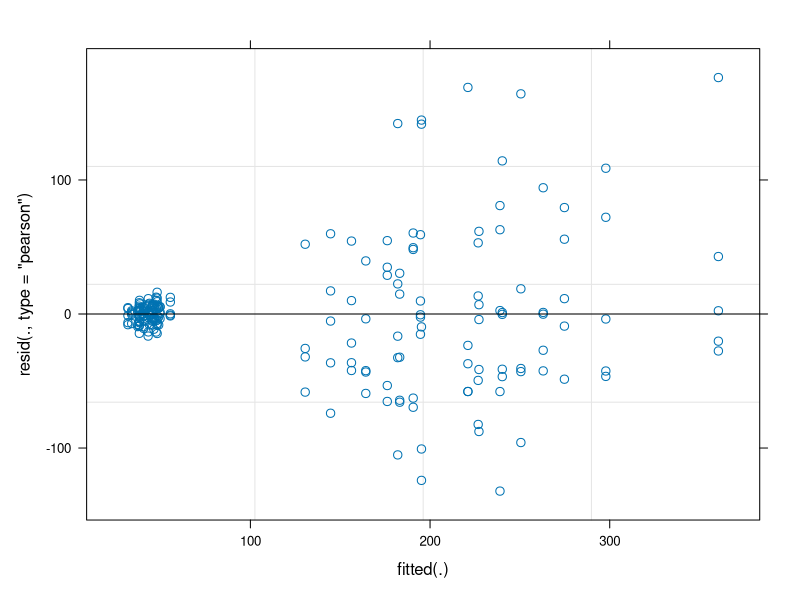
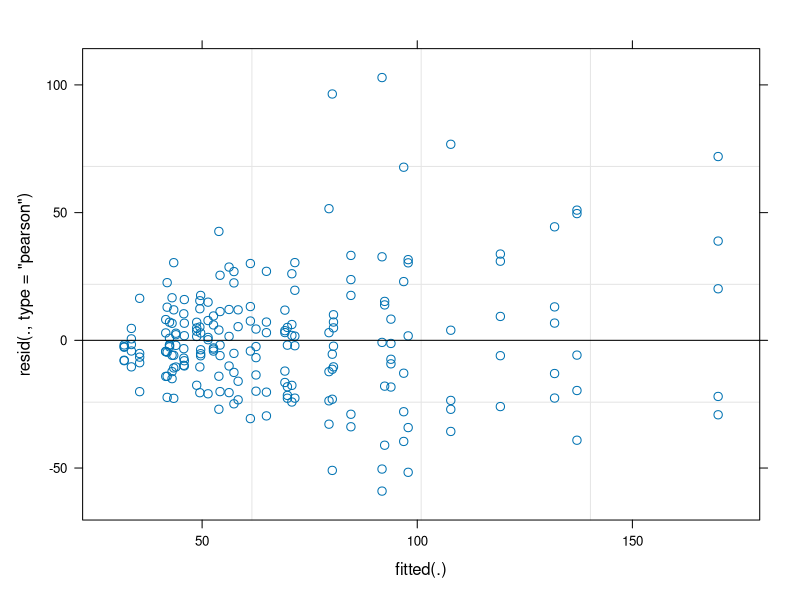
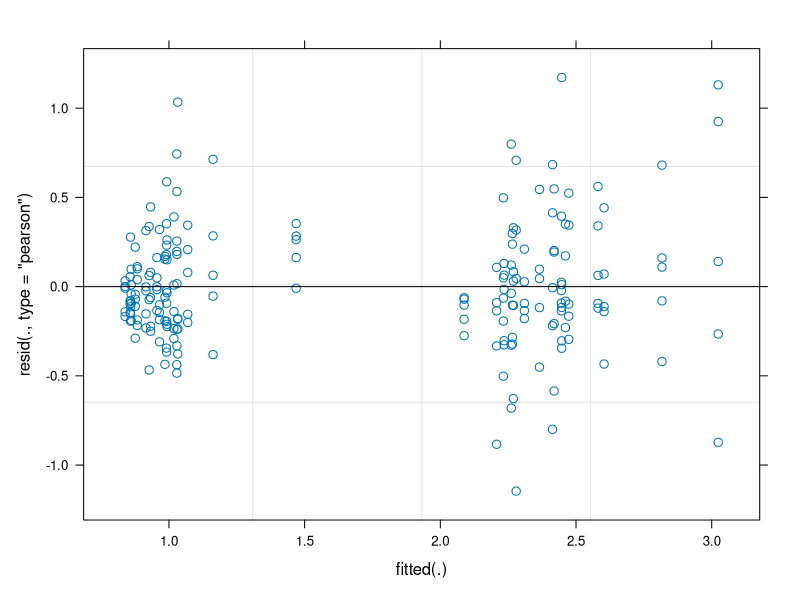
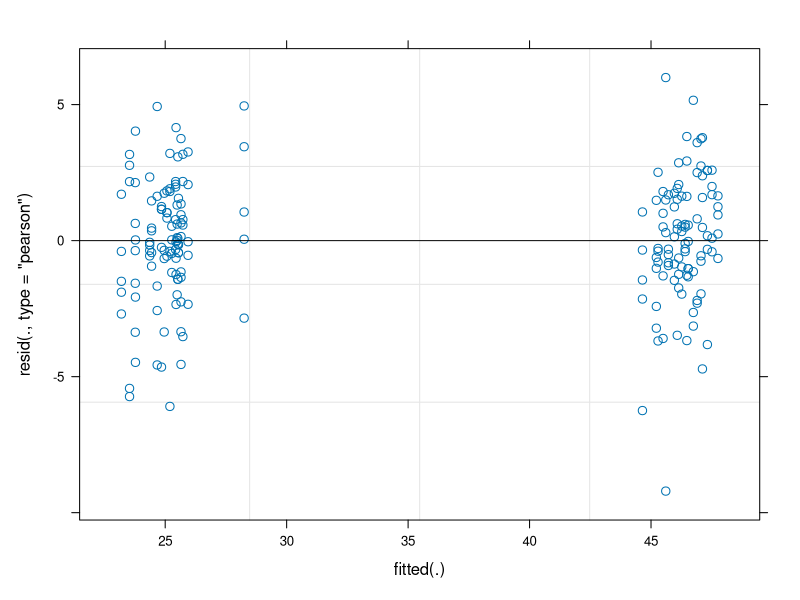
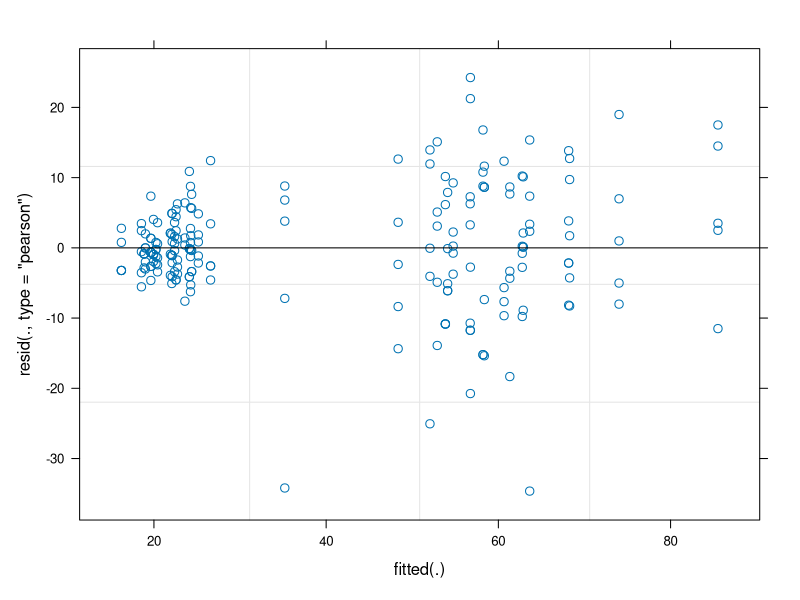
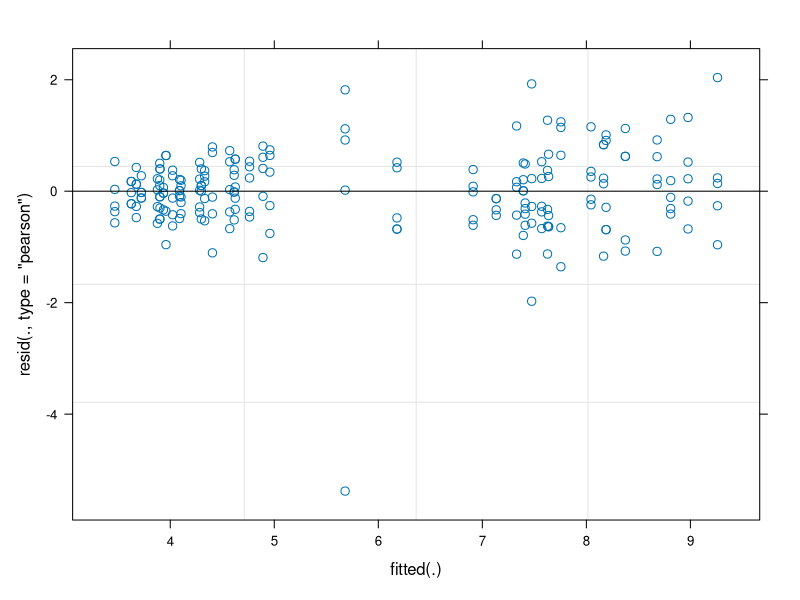
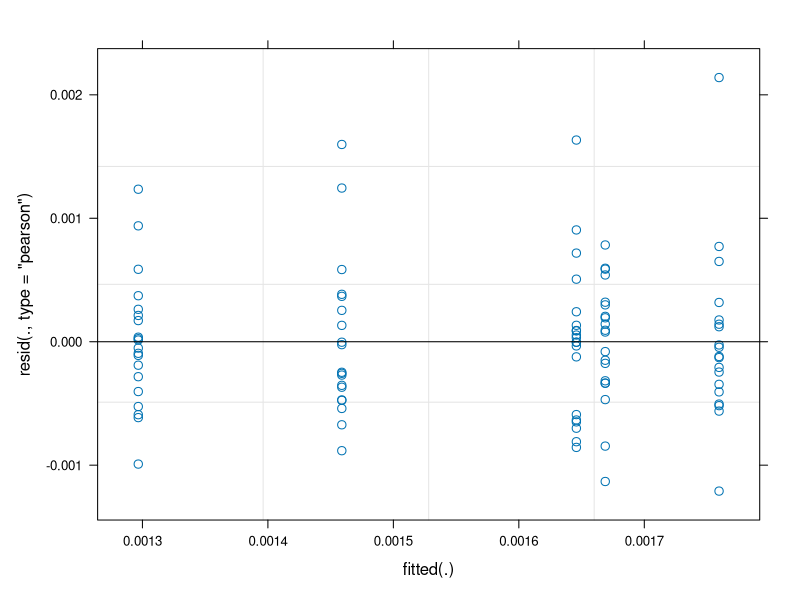
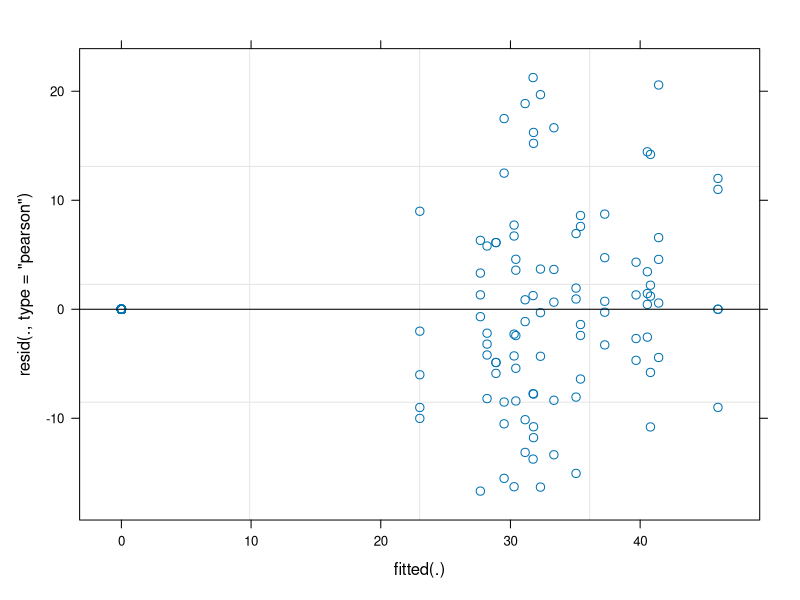

The R script that drew these images, in order: (Note: this script raises an error after producing the figures.)
## ---- chunk 1
# global options
knitr::opts_chunk$set(echo = TRUE)

# set working directory
setwd("~/Documents/Research/co-inoculation/coinoculation")

# load packages
library("tidyverse") # includes ggplot2, dplyr, readr, stringr
library("knitr") # produce the knitted doc
library("emmeans") # for posthoc data analysis
library("lme4") # linear mixed models
library("car") # ANOVA function for linear mixed models
library("gridExtra") # for arranging plots
library("cowplot")
## ---- chunk 2
tp_raw <- read_csv("all_data.csv")

# filter function to remove outliers
tp_all <- tp_raw %>% filter(!sample %in% c("InCtrl-2-r15", "733-17-r27", "717-6-r33")) %>% droplevels()
# create shoot:root ratio
tp_all$ratio <-tp_all$shoot_mass / tp_all$root_mass
#re-arrange order of treatments to make some figure look nicer
tp_all$treatment <- factor(tp_all$treatment, level = c("522", "702", "717", "733", "141", "522co141", "702co141", "717co141", "733co141", "InCtrl", "ExCtrl"))
# add in type col (to compare internal, external, and treated)
tp_all$type <- ifelse(tp_all$treatment == "InCtrl", "internal",
                    ifelse(tp_all$treatment == "ExCtrl", "external","treated"))
tp_all$type <- factor(tp_all$type, levels = c("internal","external","treated"))

#create column designating treatment group
tp_all$group <- ifelse(tp_all$treatment == "141", "Ensifer-only",
                       ifelse(tp_all$treatment == "522" , "single",
                              ifelse(tp_all$treatment == "702", "single",
                                     ifelse(tp_all$treatment == "717", "single",
                                            ifelse(tp_all$treatment == "733", "single",
                                                   ifelse(tp_all$treatment == "InCtrl", "control",
                                                          ifelse(tp_all$treatment == "ExCtrl", "control", "co-inoculated")))))))


tp_all_sum <- tp_all %>%
  group_by(type) %>%
  summarize(count = n(),
            # timepoint1 data
            # height
            mean_height1 = mean(height1, na.rm = TRUE), sd_height1 = sd(height1, na.rm = TRUE),
            SE_height1 = sd_height1/sqrt(count),
            # chlorophyll
            mean_chloro1 = mean(chloro1, na.rm = TRUE), sd_chloro1 = sd(chloro1, na.rm = TRUE),
            SE_chloro1 = sd_chloro1/sqrt(count),
            # leaf
            mean_leaf1 = mean(leaf1, na.rm = TRUE), sd_leaf1 = sd(leaf1, na.rm = TRUE),
            SE_leaf1 = sd_leaf1/sqrt(count),

            # timepoint2 data
            # height
            mean_height2 = mean(height2, na.rm = TRUE), sd_height2 = sd(height2, na.rm = TRUE),
            SE_height2 = sd_height2/sqrt(count),
            # chlorophyll
            mean_chloro2 = mean(chloro2, na.rm = TRUE), sd_chloro2 = sd(chloro2, na.rm = TRUE),
            SE_chloro2 = sd_chloro2/sqrt(count),
            # leaf
            mean_leaf2 = mean(leaf2, na.rm = TRUE), sd_leaf2 = sd(leaf2, na.rm = TRUE),
            SE_leaf2 = sd_leaf2/sqrt(count),

            # timepoint3 data
            # height
            mean_height3 = mean(height3, na.rm = TRUE), sd_height3 = sd(height3, na.rm = TRUE),
            SE_height3 = sd_height3/sqrt(count),
            # chlorophyll
            mean_chloro3 = mean(chloro3, na.rm = TRUE), sd_chloro3 = sd(chloro3, na.rm = TRUE),
            SE_chloro3 = sd_chloro3/sqrt(count),
            # leaf
            mean_leaf3 = mean(leaf3, na.rm = TRUE), sd_leaf3 = sd(leaf3, na.rm = TRUE),
            SE_leaf3 = sd_leaf3/sqrt(count),
            
            # timepoint4 data
            # height
            mean_height4 = mean(height4, na.rm = TRUE), sd_height4 = sd(height4, na.rm = TRUE),
            SE_height4 = sd_height4/sqrt(count),
            # chlorophyll
            mean_chloro4 = mean(chloro4, na.rm = TRUE), sd_chloro4 = sd(chloro4, na.rm = TRUE),
            SE_chloro4 = sd_chloro4/sqrt(count),
            # leaf
            mean_leaf4 = mean(leaf4, na.rm = TRUE), sd_leaf4 = sd(leaf4, na.rm = TRUE),
            SE_leaf4 = sd_leaf4/sqrt(count),
            
            # nodule dissection data
            # mean nodule mass per tube
            mean_nod_mass = mean(nod_mass, na.rm = TRUE),
            sd_nod_mass = sd(nod_mass, na.rm = TRUE),
            SE_nod_mass = sd_nod_mass/sqrt(count),
            # total nodules per tube
            mean_total_nod = mean(total_nod, na.rm = TRUE),
            sd_total_nod = sd(total_nod, na.rm = TRUE),
            SE_total_nod = sd_total_nod/sqrt(count),
            
            # biomass
            # mean shoot biomass (mg)
            mean_shoot_mass = mean(shoot_mass, na.rm = TRUE),
            sd_shoot_mass = sd(shoot_mass, na.rm = TRUE),
            SE_shoot_mass = sd_shoot_mass/sqrt(count),
            # mean root biomass (mg)
            mean_root_mass = mean(root_mass, na.rm = TRUE),
            sd_root_mass = sd(root_mass, na.rm = TRUE),
            SE_root_mass = sd_root_mass/sqrt(count),
            # ratio
            mean_ratio = mean(ratio, na.rm = TRUE),
            sd_ratio = sd(ratio, na.rm = TRUE),
            SE_ratio = sd_ratio/sqrt(count))
            # when adding more data, make sure to delete one of the ')' above in (count)) and add a comma

tp_all_long <- gather(tp_all, key = "trait", value = "measurement", height1:ratio)# use gather to stack the trait columns

tp_long_sum <- tp_all_long %>%
  group_by(type, trait) %>%
  summarize(count = n(),
            mean_trait = mean(measurement, na.rm = TRUE), sd_trait = sd(measurement, na.rm = TRUE),
            SE_trait = sd_trait/sqrt(count))
tp_long_sum$trait <- factor(tp_long_sum$trait, level = c("height1", "height2", "height3", "height4", "leaf1", "leaf2", "leaf3", "leaf4", "chloro1", "chloro2", "chloro3", "chloro4", "shoot_mass", "root_mass", "ratio", "nod_mass", "total_nod"))

# this includes controls
tp_long_sum_controlsplus <- tp_all_long %>%
  group_by(treatment, trait) %>%
  summarize(count = n(),
            mean_trait = mean(measurement, na.rm = TRUE), sd_trait = sd(measurement, na.rm = TRUE),
            SE_trait = sd_trait/sqrt(count))

tp_treated <- tp_all %>% # for ANOVA
  filter(type == "treated") %>%
  droplevels(.)

tp_treated_long <- gather(tp_treated, key = "trait", value = "measurement", height1:ratio)
tp_treated_long$trait <- factor(tp_treated_long$trait, level = c("height1", "height2", "height3", "height4", "leaf1", "leaf2", "leaf3", "leaf4", "chloro1", "chloro2", "chloro3", "chloro4", "shoot_mass", "root_mass", "ratio", "nod_mass", "total_nod"))

tp_treated_long_sum <- tp_treated_long %>%
  group_by(treatment, trait) %>%
  summarize(count = n(),
            mean_trait = mean(measurement, na.rm = TRUE), sd_trait = sd(measurement, na.rm = TRUE),
            SE_trait = sd_trait/sqrt(count))

#groups for chlorophyll through time
tp_treated_long_sum$chloro.time <- ifelse(tp_treated_long_sum$treatment == "141", "A", "B")
tp_treated_long_sum$timepoint <- ifelse(tp_treated_long_sum$trait == "height1", "1",
                    ifelse(tp_treated_long_sum$trait == "leaf1", "1",
                      ifelse(tp_treated_long_sum$trait == "chloro1", "1",
                        ifelse(tp_treated_long_sum$trait == "height2", "2",
                          ifelse(tp_treated_long_sum$trait == "leaf2", "2",
                            ifelse(tp_treated_long_sum$trait == "chloro2", "2",
                              ifelse(tp_treated_long_sum$trait == "height3", "3",
                                ifelse(tp_treated_long_sum$trait == "leaf3", "3",
                                  ifelse(tp_treated_long_sum$trait == "chloro3", "3", "4")))))))))

#groups for chlorophyll through time
tp_long_sum_controlsplus$chloro.time <- ifelse(tp_long_sum_controlsplus$treatment == "141", "A", "B")
tp_long_sum_controlsplus$timepoint <- ifelse(tp_long_sum_controlsplus$trait == "height1", "1",
                    ifelse(tp_long_sum_controlsplus$trait == "leaf1", "1",
                      ifelse(tp_long_sum_controlsplus$trait == "chloro1", "1",
                        ifelse(tp_long_sum_controlsplus$trait == "height2", "2",
                          ifelse(tp_long_sum_controlsplus$trait == "leaf2", "2",
                            ifelse(tp_long_sum_controlsplus$trait == "chloro2", "2",
                              ifelse(tp_long_sum_controlsplus$trait == "height3", "3",
                                ifelse(tp_long_sum_controlsplus$trait == "leaf3", "3",
                                  ifelse(tp_long_sum_controlsplus$trait == "chloro3", "3", "4")))))))))
## ---- chunk 3
lmm.all.shoot_mass <- lmer(shoot_mass ~ treatment + (1|rack), data = tp_all)
summary(lmm.all.shoot_mass)
(anova_lmm.all.shoot_mass <- Anova(lmm.all.shoot_mass, type = 2))
lmm.all.shoot_mass.emms <- emmeans(lmm.all.shoot_mass, pairwise ~ treatment)
lmm.all.shoot_mass.emms.sum <- summary(lmm.all.shoot_mass.emms, infer = c(TRUE,TRUE), adjust = "fdr")
write.csv(lmm.all.shoot_mass.emms.sum$contrasts, file= "./emmeans/emmeans_shoot_mass.csv")
plot(lmm.all.shoot_mass)

lmm.all.root_mass <- lmer(root_mass ~ treatment + (1|rack), data = tp_all)
summary(lmm.all.root_mass)
(anova_lmm.all.root_mass <- Anova(lmm.all.root_mass, type = 2))
lmm.all.root_mass.emms <- emmeans(lmm.all.root_mass, pairwise ~ treatment)
lmm.all.root_mass.emms.sum <- summary(lmm.all.root_mass.emms, infer = c(TRUE,TRUE), adjust = "fdr")
write.csv(lmm.all.root_mass.emms.sum$contrasts, file= "./emmeans/emmeans_root_mass.csv")
plot(lmm.all.root_mass)

lmm.all.ratio <- lmer(ratio ~ treatment + (1|rack), data = tp_all)
summary(lmm.all.ratio)
(anova_lmm.all.ratio <- Anova(lmm.all.ratio, type = 2))
lmm.all.ratio.emms <- emmeans(lmm.all.ratio, pairwise ~ treatment)
lmm.all.ratio.emms.sum <- summary(lmm.all.ratio.emms, infer = c(TRUE,TRUE), adjust = "fdr")
write.csv(lmm.all.ratio.emms.sum$contrasts, file= "./emmeans/emmeans_ratio.csv")
plot(lmm.all.ratio)

lmm.all.chloro4 <- lmer(chloro4 ~ treatment + (1|rack), data = tp_all)
summary(lmm.all.chloro4)
(anova_lmm.all.chloro4 <- Anova(lmm.all.chloro4, type = 2))
lmm.all.chloro4.emms <- emmeans(lmm.all.chloro4, pairwise ~ treatment)
lmm.all.chloro4.emms.sum <- summary(lmm.all.chloro4.emms, infer = c(TRUE,TRUE), adjust = "fdr")
write.csv(lmm.all.chloro4.emms.sum$contrasts, file= "./emmeans/emmeans_chloro4.csv")
plot(lmm.all.chloro4)

lmm.all.leaf4 <- lmer(leaf4 ~ treatment + (1|rack), data = tp_all)
summary(lmm.all.leaf4)
(anova_lmm.all.leaf4 <- Anova(lmm.all.leaf4, type = 2))
lmm.all.leaf4.emms <- emmeans(lmm.all.leaf4, pairwise ~ treatment)
lmm.all.leaf4.emms.sum <- summary(lmm.all.leaf4.emms, infer = c(TRUE,TRUE), adjust = "fdr")
write.csv(lmm.all.leaf4.emms.sum$contrasts, file= "./emmeans/emmeans_leaf4.csv")
plot(lmm.all.leaf4)

lmm.all.height4 <- lmer(height4 ~ treatment + (1|rack), data = tp_all)
summary(lmm.all.height4)
(anova_lmm.all.height4 <- Anova(lmm.all.height4, type = 2))
lmm.all.height4.emms <- emmeans(lmm.all.height4, pairwise ~ treatment)
lmm.all.height4.emms.sum <- summary(lmm.all.height4.emms, infer = c(TRUE,TRUE), adjust = "fdr")
write.csv(lmm.all.height4.emms.sum$contrasts, file= "./emmeans/emmeans_height4.csv")
plot(lmm.all.height4)

lmm.all.nod_mass <- lmer(nod_mass ~ treatment + (1|rack), data = tp_all)
summary(lmm.all.nod_mass)
(anova_lmm.all.nod_mass <- Anova(lmm.all.nod_mass, type = 2))
lmm.all.nod_mass.emms <- emmeans(lmm.all.nod_mass, pairwise ~ treatment)
lmm.all.nod_mass.emms.sum <- summary(lmm.all.nod_mass.emms, infer = c(TRUE,TRUE), adjust = "fdr")
write.csv(lmm.all.nod_mass.emms.sum$contrasts, file= "./emmeans/emmeans_nod_mass.csv")
plot(lmm.all.nod_mass)

lmm.all.total_nod <- lmer(total_nod ~ treatment + (1|rack), data = tp_all)
summary(lmm.all.total_nod)
(anova_lmm.all.total_nod <- Anova(lmm.all.total_nod, type = 2))
lmm.all.total_nod.emms <- emmeans(lmm.all.total_nod, pairwise ~ treatment)
lmm.all.total_nod.emms.sum <- summary(lmm.all.total_nod.emms, infer = c(TRUE,TRUE), adjust = "fdr")
write.csv(lmm.all.total_nod.emms.sum$contrasts, file= "./emmeans/emmeans_total_nod.csv")
plot(lmm.all.total_nod)
## ---- chunk 4
emmeans_all <- read.csv("./emmeans/emmeans_all.csv")
emmeans_all$significance <- ifelse(emmeans_all$p.value <= 0.05 & emmeans_all$p.value >= 0.01, "*",
                           ifelse(emmeans_all$p.value < 0.01 & emmeans_all$p.value >= 0.01, "**",
                                  ifelse(emmeans_all$p.value < 0.001 & emmeans_all$p.value >= 0.001, "**",
                                         ifelse(emmeans_all$p.value < 0.001 & emmeans_all$p.value >= 0.0001, "***",
                                                ifelse(emmeans_all$p.value < 0.0001, "****", "ns")))))
write.csv(emmeans_all, file="./emmeans/emmeans_all.csv")

p.plot <- ggplot(emmeans_all, aes(x=significance, y=trait, group=contrast, color=contrast)) +
  geom_point(size=1, position = position_dodge(1)) +
  geom_line(position = position_dodge(1)) +
  xlab("trait") +
  ylab("significance") +
  theme_bw()
  
## ---- chunk 5
# All treatments and controls
(boxplot.shoot_mass.all <- ggplot(tp_all , aes(x=treatment, y=shoot_mass)) +
  geom_boxplot() +
  xlab("Treatment") +
  ylab("Shoot mass (g)") +
  #ggtitle("Average nodule count per plant at week 4") +
  theme_minimal_hgrid() +
  theme(plot.title = element_text(hjust = 0.5), legend.position = "none")
  )
plot(boxplot.shoot_mass.all)
save_plot("./figures/boxplot_shoot_mass_all.png", boxplot.shoot_mass.all, base_asp = 3)

# 141 and co-inoculated only
(boxplot.shoot_mass <- ggplot(tp_all %>% filter(treatment == c("141", "522co141", "702co141", "717co141", "733co141")), aes(x=treatment, y=shoot_mass)) +
  geom_boxplot() +
  xlab("Treatment") +
  ylab("Shoot mass (g)") +
  #ggtitle("Average nodule count per plant at week 4") +
  theme_minimal_hgrid() +
  theme(plot.title = element_text(hjust = 0.5), legend.position = "none")
  )
plot(boxplot.shoot_mass)
save_plot("./figures/boxplot_shoot_mass.png", boxplot.shoot_mass, base_asp = 2)
## ---- chunk 6
# All treatments and controls
(boxplot.root_mass.all <- ggplot(tp_all , aes(x=treatment, y=root_mass)) +
  geom_boxplot() +
  xlab("Treatment") +
  ylab("Root mass (g)") +
  #ggtitle("Average nodule count per plant at week 4") +
  theme_minimal_hgrid() +
  theme(plot.title = element_text(hjust = 0.5), legend.position = "none")
  )
plot(boxplot.root_mass.all)
save_plot("./figures/boxplot_root_mass_all.png", boxplot.root_mass.all, base_asp = 3)

# 141 and co-inoculated only
(boxplot.root_mass <- ggplot(tp_all %>% filter(treatment == c("141", "522co141", "702co141", "717co141", "733co141")), aes(x=treatment, y=root_mass)) +
  geom_boxplot() +
  xlab("Treatment") +
  ylab("Root mass (g)") +
  #ggtitle("Average nodule count per plant at week 4") +
  theme_minimal_hgrid() +
  theme(plot.title = element_text(hjust = 0.5), legend.position = "none")
  )
plot(boxplot.root_mass)
save_plot("./figures/boxplot_root_mass.png", boxplot.root_mass, base_asp = 2)
## ---- chunk 7
# All treatments and controls
(boxplot.ratio.all <- ggplot(tp_all , aes(x=treatment, y=ratio)) +
  geom_boxplot() +
  xlab("Treatment") +
  ylab("Shoot:root mass ratio") +
  #ggtitle("Average nodule count per plant at week 4") +
  theme_minimal_hgrid() +
  theme(plot.title = element_text(hjust = 0.5), legend.position = "none")
  )
plot(boxplot.ratio.all)
save_plot("./figures/boxplot_ratio_all.png", boxplot.ratio.all, base_asp = 3)

# 141 and co-inoculated only
(boxplot.ratio <- ggplot(tp_all %>% filter(treatment == c("141", "522co141", "702co141", "717co141", "733co141")), aes(x=treatment, y=ratio)) +
  geom_boxplot() +
  xlab("Treatment") +
  ylab("Shoot:root mass ratio") +
  #ggtitle("Average nodule count per plant at week 4") +
  theme_minimal_hgrid() +
  theme(plot.title = element_text(hjust = 0.5), legend.position = "none")
  )
plot(boxplot.ratio)
save_plot("./figures/boxplot_ratio.png", boxplot.ratio, base_asp = 2)
## ---- chunk 8
# All treatments and controls
(boxplot.leaf.all <- ggplot(tp_all, aes(x=treatment, y=leaf4)) +
  geom_boxplot() +
  xlab("Treatment") +
  ylab("Leaf count") +
  #ggtitle("Average nodule count per plant at week 4") +
  theme_minimal_hgrid() +
  theme(plot.title = element_text(hjust = 0.5), legend.position = "none")
  )
plot(boxplot.leaf.all)
save_plot("./figures/boxplot_leaf_all.png", boxplot.leaf.all, base_asp = 3)

# 141 and co-inoculated only
(boxplot.leaf <- ggplot(tp_all %>% filter(treatment == c("141", "522co141", "702co141", "717co141", "733co141")), aes(x=treatment, y=leaf4)) +
  geom_boxplot() +
  xlab("Treatment") +
  ylab("Leaf count") +
  #ggtitle("Average nodule count per plant at week 4") +
  theme_minimal_hgrid() +
  theme(plot.title = element_text(hjust = 0.5), legend.position = "none")
  )
plot(boxplot.leaf)
save_plot("./figures/boxplot_leaf.png", boxplot.leaf, base_asp = 2)
## ---- chunk 9
# All treatments and controls
(boxplot.height4.all <- ggplot(tp_all , aes(x=treatment, y=height4)) +
  geom_boxplot() +
  xlab("Treatment") +
  ylab("Shoot height (cm)") +
  #ggtitle("Average nodule count per plant at week 4") +
  theme_minimal_hgrid() +
  theme(plot.title = element_text(hjust = 0.5), legend.position = "none")
  )
plot(boxplot.height4.all)
save_plot("./figures/boxplot_height4_all.png", boxplot.height4.all, base_asp = 3)

# 141 and co-inoculated only
(boxplot.height4 <- ggplot(tp_all %>% filter(treatment == c("141", "522co141", "702co141", "717co141", "733co141")), aes(x=treatment, y=height4)) +
  geom_boxplot() +
  xlab("Treatment") +
  ylab("Shoot height (cm)") +
  #ggtitle("Average nodule count per plant at week 4") +
  theme_minimal_hgrid() +
  theme(plot.title = element_text(hjust = 0.5), legend.position = "none")
  )
plot(boxplot.height4)
save_plot("./figures/boxplot_height4.png", boxplot.height4, base_asp = 2)
## ---- chunk 10
# All treatments and controls
(boxplot.chloro4.all <- ggplot(tp_all , aes(x=treatment, y=chloro4)) +
  geom_boxplot() +
  xlab("Treatment") +
  ylab("Chlorophyll content (SPAD)") +
  #ggtitle("Average nodule count per plant at week 4") +
  theme_minimal_hgrid() +
  theme(plot.title = element_text(hjust = 0.5), legend.position = "none")
  )
plot(boxplot.chloro4.all)
save_plot("./figures/boxplot_chloro4_all.png", boxplot.chloro4.all, base_asp = 3)

# 141 and co-inoculated only
(boxplot.chloro4 <- ggplot(tp_all %>% filter(treatment == c("141", "522co141", "702co141", "717co141", "733co141")), aes(x=treatment, y=chloro4)) +
  geom_boxplot() +
  xlab("Treatment") +
  ylab("Chlorophyll content (SPAD)") +
  #ggtitle("Average nodule count per plant at week 4") +
  theme_minimal_hgrid() +
  theme(plot.title = element_text(hjust = 0.5), legend.position = "none")
  )
plot(boxplot.chloro4)
save_plot("./figures/boxplot_chloro4.png", boxplot.chloro4, base_asp = 2)
## ---- chunk 11
# boxplot, all treatments and controls
(boxplot.total_nod.all <- ggplot(tp_all, aes(x=treatment, y=total_nod)) +
  geom_boxplot() +
  xlab("Treatment") +
  ylab("Nodule count") +
  #ggtitle("Average nodule count per plant at week 4") +
  theme_minimal_hgrid() +
  theme(plot.title = element_text(hjust = 0.5), legend.position = "none")
  )
plot(boxplot.total_nod.all)
save_plot("./figures/boxplot_nodule_count_all.png", boxplot.total_nod.all, base_asp = 3)

# boxplot, 141 and co-inoculated treatments only
(boxplot.total_nod <- ggplot(tp_all %>% filter(treatment == c("141", "522co141", "702co141", "717co141", "733co141")), aes(x=treatment, y=total_nod)) +
  geom_boxplot() +
  xlab("Treatment") +
  ylab("Nodule count") +
  #ggtitle("Average nodule count per plant at week 4") +
  theme_minimal_hgrid() +
  theme(plot.title = element_text(hjust = 0.5), legend.position = "none")
  )
plot(boxplot.total_nod.nErm)
save_plot("./figures/boxplot_nodule_count.png", boxplot.total_nod, base_asp = 2)
## ---- chunk 12
# boxplot, all treatments and controls
(boxplot.nod_mass.all <- ggplot(tp_all, aes(x=treatment, y=(nod_mass)*1000)) +
  geom_boxplot() +
  xlab("Treatment") +
  ylab("Average nodule mass (mg)") +
  #ggtitle("Average nodule count per plant at week 4") +
  theme_minimal_hgrid() +
  theme(plot.title = element_text(hjust = 0.5), legend.position = "none")
  )
plot(boxplot.nodule_mass.all)
save_plot("./figures/boxplot_nod_mass_all.png", boxplot.nod_mass.all, base_asp = 3)

# boxplot, 141 and co-inoculated treatments only
(boxplot.nod_mass <- ggplot(tp_all %>% filter(treatment == c("141", "522co141", "702co141", "717co141", "733co141")), aes(x=treatment, y=(nod_mass)*1000)) +
  geom_boxplot() +
  xlab("Treatment") +
  ylab("Average nodule mass (mg)") +
  #ggtitle("Average nodule count per plant at week 4") +
  theme_minimal_hgrid() +
  theme(plot.title = element_text(hjust = 0.5), legend.position = "none")
  )
plot(boxplot.nod_mass)
save_plot("./figures/boxplot_nod_mass.png", boxplot.nod_mass, base_asp = 2)
